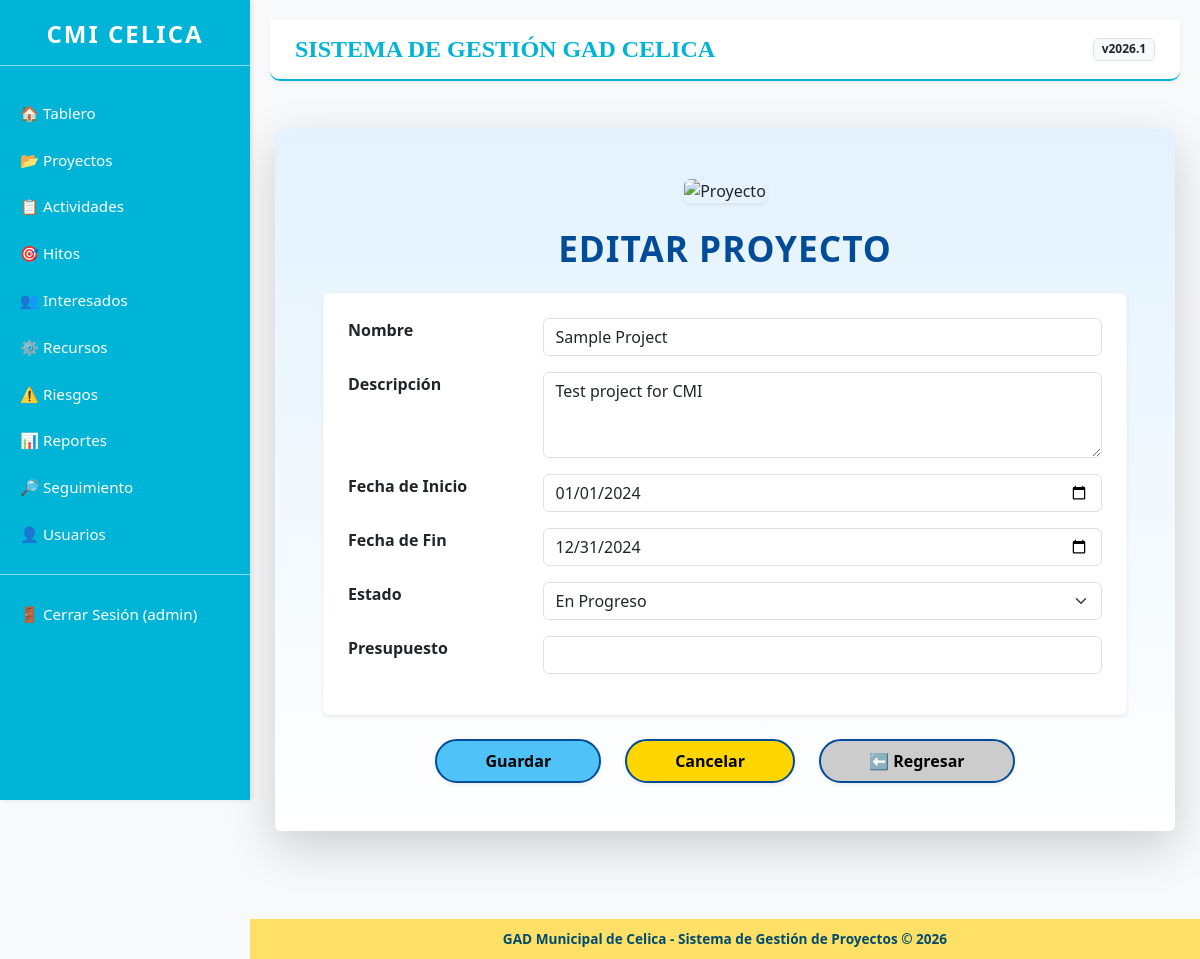
The page /projects/1/edit/ (signed in) on the database as committed earlier.
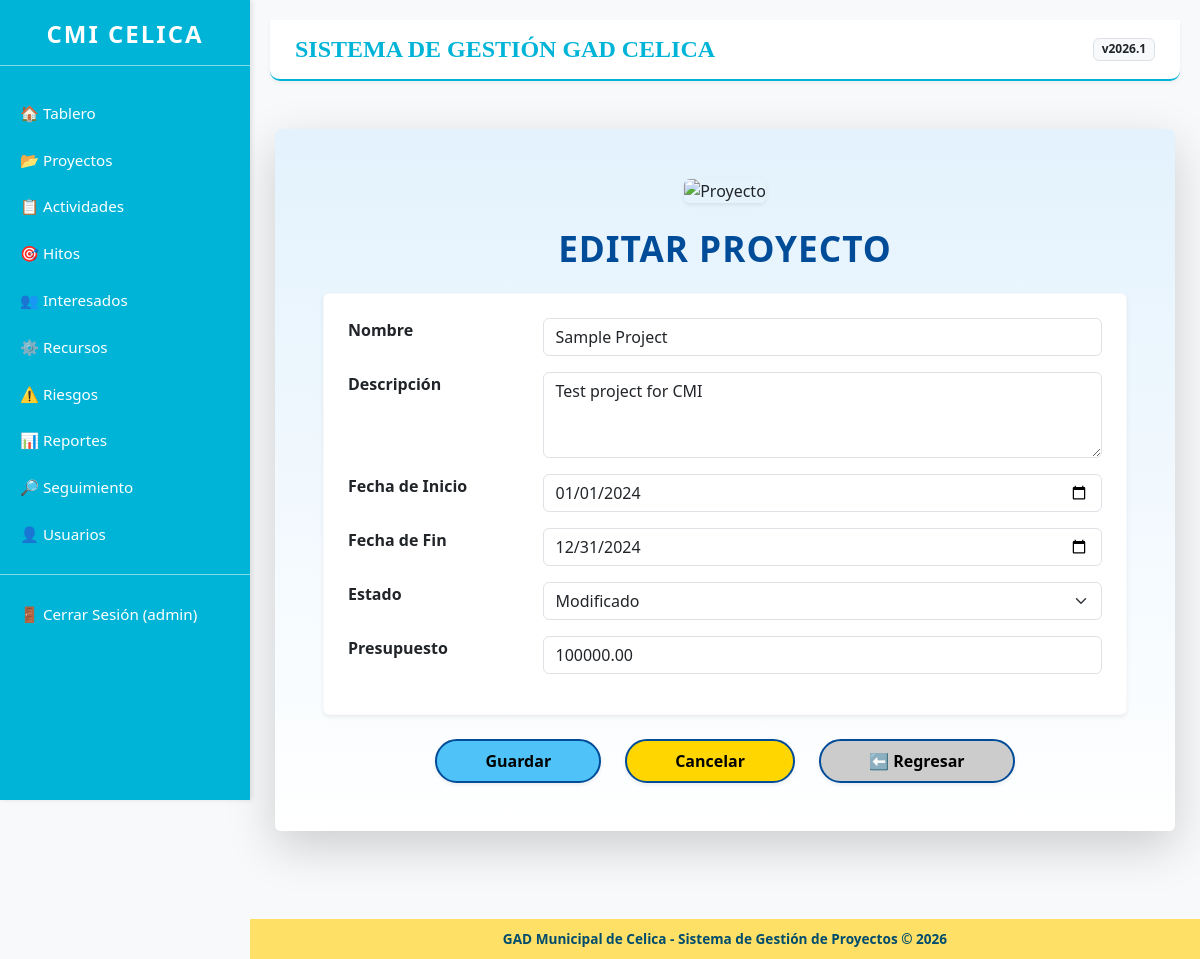
The same page on the database as committed later.
### projects/models.py (models this page shows, shortened)
class Project(models.Model):
    STATUS_CHOICES = [
        ('planning', 'Planificación'),
        ('in_progress', 'En Progreso'),
        ('completed', 'Completado'),
        ('on_hold', 'En Espera'),
        ('modified', 'Modificado'),
    ]
    name = models.CharField(max_length=200, verbose_name='Nombre')
    description = models.TextField(verbose_name='Descripción')
    start_date = models.DateField(verbose_name='Fecha de Inicio')
    end_date = models.DateField(verbose_name='Fecha de Fin')
    status = models.CharField(max_length=20, choices=STATUS_CHOICES, default='planning', verbose_name='Estado')
    budget = models.DecimalField(max_digits=10, decimal_places=2, null=True, blank=True, verbose_name='Presupuesto')
    created_by = models.ForeignKey(User, on_delete=models.CASCADE)
    created_at = models.DateTimeField(auto_now_add=True)
    updated_at = models.DateTimeField(auto_now=True)
    class Meta:
        verbose_name = 'Proyecto'
        verbose_name_plural = 'Proyectos'

### projects/views.py (the view)
# urls.py: path('projects/<int:pk>/edit/', views.project_edit, name='project_edit'),
@jefe_departamental_required
@login_required
def project_edit(request, pk):
    project = get_object_or_404(Project, pk=pk, created_by=request.user)
    if request.method == 'POST':
        form = ProjectForm(request.POST, instance=project)
        if form.is_valid():
            project = form.save()
            project.status = 'modified'
            project.save()
            messages.success(request, 'Proyecto actualizado. Pendiente de aprobación.')
            return redirect('project_detail', pk=project.pk)
    else:
        form = ProjectForm(instance=project)
    return render(request, 'projects/project_form.html', {'form': form})

### projects/forms.py (shortened to what this page needs)
class ProjectForm(forms.ModelForm):
    class Meta:
        model = Project
        fields = ['name', 'description', 'start_date', 'end_date', 'status', 'budget']
        widgets = {
            'start_date': forms.DateInput(attrs={'type': 'date', 'class': 'form-control'}),
            'end_date': forms.DateInput(attrs={'type': 'date', 'class': 'form-control'}),
            'name': forms.TextInput(attrs={'class': 'form-control'}),
            'description': forms.Textarea(attrs={'class': 'form-control', 'rows': 3}),
            'status': forms.Select(attrs={'class': 'form-select'}),
            'budget': forms.NumberInput(attrs={'class': 'form-control', 'step': '0.01', 'min': '0'}),
        }

### projects/views.py (called while the page is built)
def jefe_departamental_required(view_func):
    @wraps(view_func)
    def _wrapped_view(request, *args, **kwargs):
        if not hasattr(request.user, 'userprofile') or request.user.userprofile.role != 'jefe_departamental':
            messages.error(request, 'Acceso denegado. Solo el Jefe Departamental tiene permisos para esta acción.')
            return redirect('dashboard')
        return view_func(request, *args, **kwargs)
    return _wrapped_view

### templates/projects/project_form.html (shortened to what this page needs)
{% extends 'base.html' %}
{% load static %}
{% block content %}
<div class="container my-5 p-5 shadow-lg rounded"
     style="background:linear-gradient(180deg,#e3f2fd 0%,#fff 100%);
            font-family:'Segoe UI','Helvetica Neue',sans-serif;
            max-width:900px;">
    <div class="text-center mb-4">
        <img src="{% static 'projects/images/project_logo.png' %}"
             alt="Proyecto"
             class="img-fluid rounded shadow-sm"
             style="max-height:120px;">
    </div>
    <h1 class="mb-4 fw-bold text-center"
        style="font-size:2.2rem; color:#004c99; letter-spacing:1px; text-transform:uppercase;">
        {% if form.instance.pk %}Editar Proyecto{% else %}Crear Proyecto{% endif %}
    </h1>
    <form method="post" class="needs-validation text-start">
        <div class="p-4 bg-white rounded shadow-sm mb-4 border border-light">
            {% for field in form %}
                <div class="row mb-3">
                    <div class="col-sm-3">
                        <label for="{{ field.id_for_label }}" class="form-label fw-bold">{{ field.label }}</label>
                    </div>
                    <div class="col-sm-9">
                        {{ field }}
                    </div>
                </div>
            {% endfor %}
        </div>
        <div class="d-flex justify-content-center gap-4 mt-4">
            <button type="submit"
                    class="btn fw-bold px-5 py-2 shadow-sm rounded-pill"
                    style="background-color:#4fc3f7; color:#000; border:2px solid #004c99;">
                Guardar
            </button>
            <a href="{% url 'project_list' %}"
               class="btn fw-semibold px-5 py-2 shadow-sm rounded-pill"
               style="background-color:#ffd600; color:#000; border:2px solid #004c99;">
                Cancelar
            </a>
            <a href="javascript:history.back()"
               class="btn fw-semibold px-5 py-2 shadow-sm rounded-pill"
               style="background-color:#ccc; color:#000; border:2px solid #004c99;">
                ⬅️ Regresar
            </a>
        </div>
    </form>
</div>
{% endblock %}

Rows that differ between the two databases and show on the page:
changed Project "Sample Project": status "En Progreso" → "Modificado"; budget (not shown) → "100000.00"
